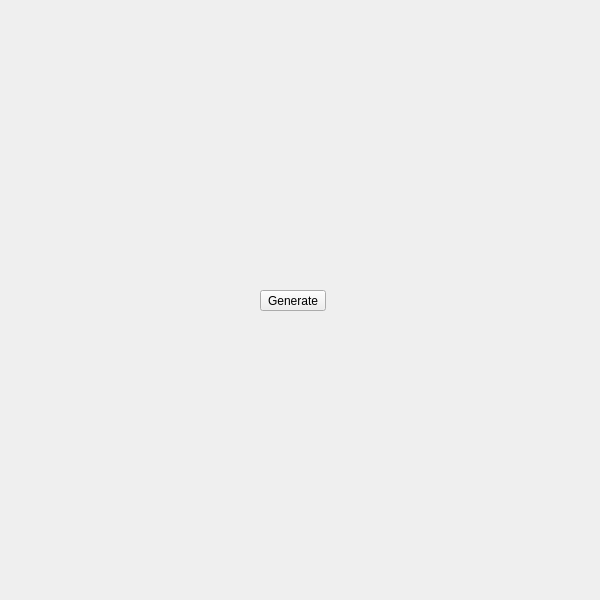
<?xml version="1.0" encoding="UTF-8"?>
<ui version="4.0">
 <class>QtUi</class>
 <widget class="QMainWindow" name="QtUi">
  <property name="enabled">
   <bool>true</bool>
  </property>
  <property name="geometry">
   <rect>
    <x>0</x>
    <y>0</y>
    <width>600</width>
    <height>600</height>
   </rect>
  </property>
  <property name="sizePolicy">
   <sizepolicy hsizetype="Ignored" vsizetype="Ignored">
    <horstretch>0</horstretch>
    <verstretch>0</verstretch>
   </sizepolicy>
  </property>
  <property name="minimumSize">
   <size>
    <width>0</width>
    <height>0</height>
   </size>
  </property>
  <property name="maximumSize">
   <size>
    <width>600</width>
    <height>600</height>
   </size>
  </property>
  <property name="toolButtonStyle">
   <enum>Qt::ToolButtonIconOnly</enum>
  </property>
  <property name="tabShape">
   <enum>QTabWidget::Triangular</enum>
  </property>
  <property name="dockNestingEnabled">
   <bool>true</bool>
  </property>
  <property name="dockOptions">
   <set>QMainWindow::AllowNestedDocks|QMainWindow::AllowTabbedDocks|QMainWindow::AnimatedDocks|QMainWindow::ForceTabbedDocks</set>
  </property>
  <widget class="QWidget" name="widget">
   <property name="sizePolicy">
    <sizepolicy hsizetype="Ignored" vsizetype="Ignored">
     <horstretch>0</horstretch>
     <verstretch>0</verstretch>
    </sizepolicy>
   </property>
   <widget class="QPushButton" name="i047">
    <property name="geometry">
     <rect>
      <x>260</x>
      <y>290</y>
      <width>66</width>
      <height>21</height>
     </rect>
    </property>
    <property name="minimumSize">
     <size>
      <width>0</width>
      <height>21</height>
     </size>
    </property>
    <property name="maximumSize">
     <size>
      <width>66</width>
      <height>21</height>
     </size>
    </property>
    <property name="accessibleName">
     <string>generate</string>
    </property>
    <property name="text">
     <string>Generate</string>
    </property>
   </widget>
  </widget>
 </widget>
 <resources/>
 <connections/>
 <designerdata>
  <property name="gridDeltaX">
   <number>5</number>
  </property>
  <property name="gridDeltaY">
   <number>10</number>
  </property>
  <property name="gridSnapX">
   <bool>true</bool>
  </property>
  <property name="gridSnapY">
   <bool>true</bool>
  </property>
  <property name="gridVisible">
   <bool>true</bool>
  </property>
 </designerdata>
</ui>
